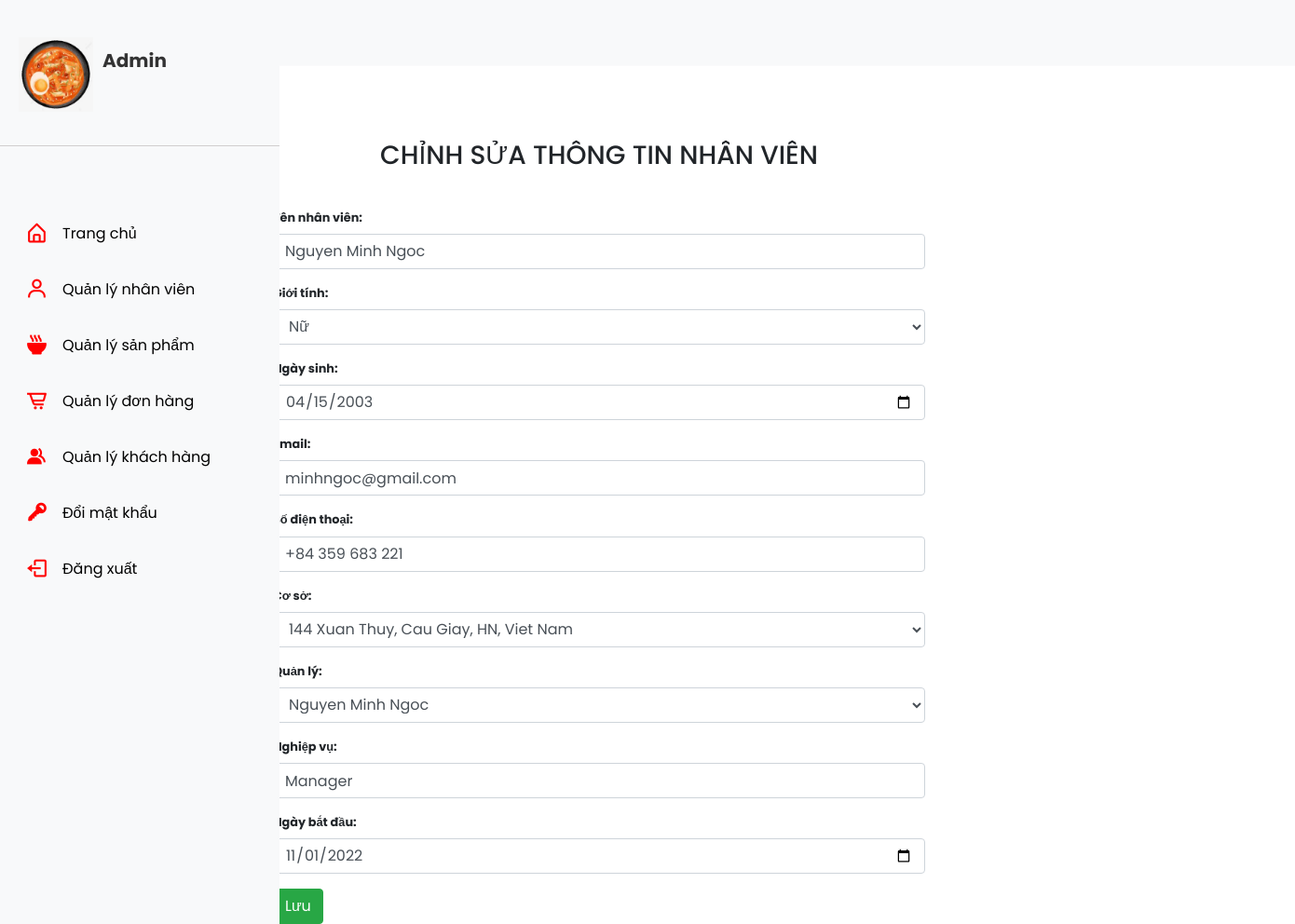
Page /Food_Store/admin/employee/add.php?employeeNumber=1 on the earlier database version.
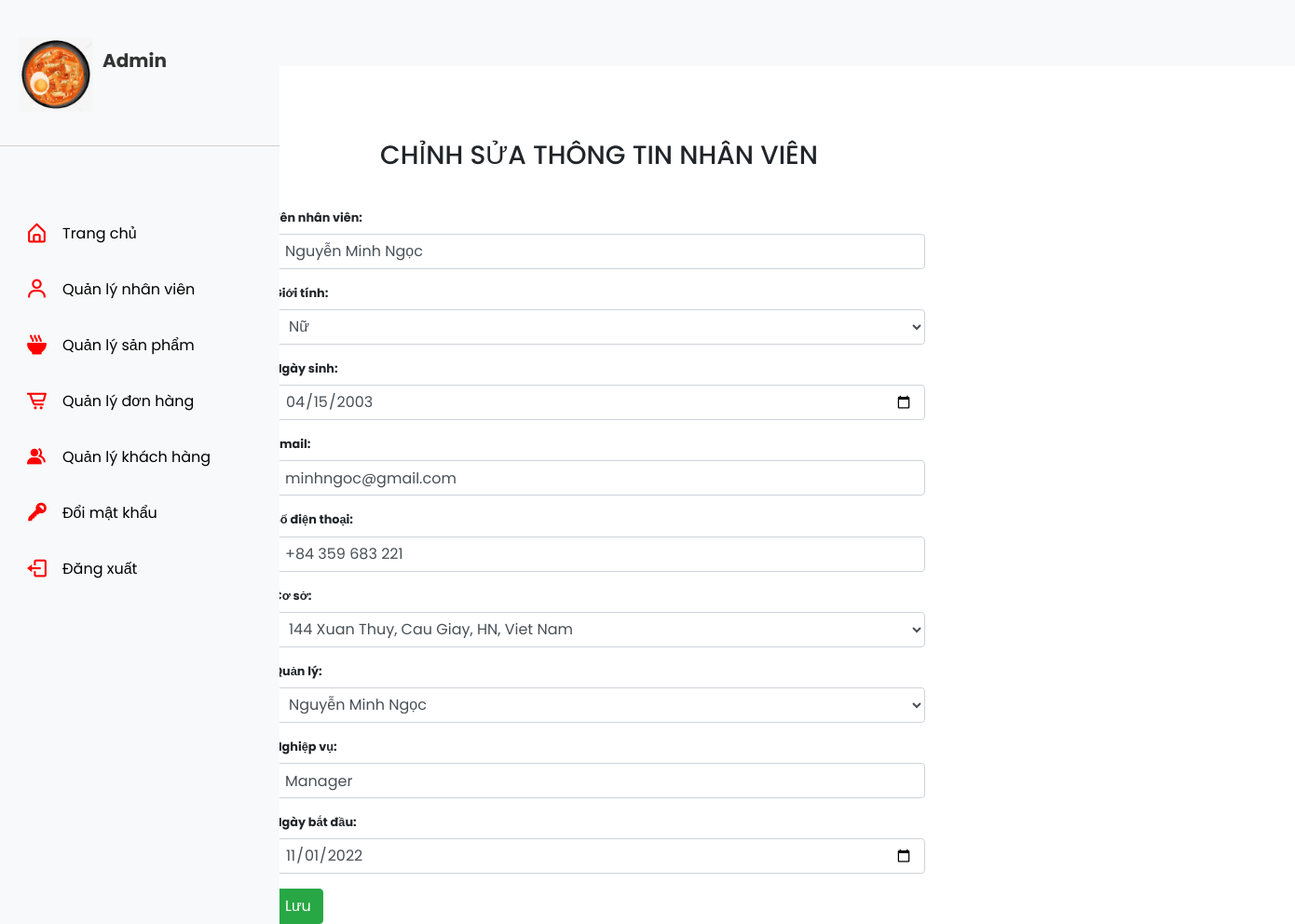
Same page on the later database version.
### tables this page shows
CREATE TABLE `employees` (
  `employeeNumber` int(11) NOT NULL,
  `employeeName` varchar(50) NOT NULL,
  `gender` varchar(10) NOT NULL,
  `birthday` date NOT NULL,
  `email` varchar(100) NOT NULL,
  `phone` varchar(50) NOT NULL,
  `storeId` int(4) NOT NULL,
  `managerId` int(11) NOT NULL,
  `jobTitle` varchar(50) NOT NULL,
  `start_date` date NOT NULL
);

### Food_Store/db/dbhelper.php (called while the page is built, shortened)
<?php
function executeResult($sql) {
	$con = mysqli_connect(HOST, USERNAME, PASSWORD, DATABASE);
	$result = mysqli_query($con, $sql);
	$data   = [];
	while ($row = mysqli_fetch_array($result, 1)) {
		$data[] = $row;
	}
	return $data;
}
function executeSingleResult($sql) {
	$con = mysqli_connect(HOST, USERNAME, PASSWORD, DATABASE);
	$result = mysqli_query($con, $sql);
	$row    = mysqli_fetch_array($result, 1);
	return $row;
}

### Food_Store/admin/employee/add.php (the view, shortened to what the changed rows need)
<?php
require_once ('../../db/dbhelper.php');
$employeeNumber = $employeeName = $gender = $birthday = $email = $phone = $storeId = $managerId = $jobTitle = $start_date = '';
if (isset($_GET['employeeNumber'])) {
	$employeeNumber       = $_GET['employeeNumber'];
	$sql      = 'select * from employees where employeeNumber = '.$employeeNumber;
	$employees = executeSingleResult($sql);
	if ($employees != null) {
		$employeeName = $employees['employeeName'];
		$gender = $employees['gender'];
		$birthday = $employees['birthday'];
		$email = $employees['email'];
		$phone = $employees['phone'];
		$managerId = $employees['managerId'];
		$jobTitle = $employees['jobTitle'];
		$start_date = $employees['start_date'];
	}
}
?>
<!DOCTYPE html>
<html>
<head>
	<link rel="stylesheet" href="https://maxcdn.bootstrapcdn.com/bootstrap/4.4.1/css/bootstrap.min.css">
	<link rel="stylesheet" href="../index.css">
	<link rel="stylesheet" href="./employee.css">
	<link href='https://unpkg.com/boxicons@2.1.1/css/boxicons.min.css' rel='stylesheet'>
</head>
<body>
	<div class="container">
		<div class="panel panel-primary">
			<div class="panel-body">
				<form method="post">
					<div class="form-group">
					  <label for="name"><b>Tên nhân viên:</b></label>
					  <input required="true" type="text" class="form-control" id="name" name="name" value="<?=$employeeName?>">
					</div>
					<div class="form-group">
					  <label for="gender"><b>Giới tính:</b></label>
					  <select class="form-control" name="gender" id="gender">
					  	<?php
					  		if ($gender == 'Female') {
					  			echo '<option selected value = "Female">Nữ</option>';
					  		} else {
					  			echo '<option value = "Female">Nữ</option>';
					  		}
					  	?>
					  </select>
					</div>
					<div class="form-group">
					  <label for="birthday"><b>Ngày sinh:</b></label>
					  <input required = true class="form-control" id="birthday" name="birthday" type="date" value="<?=$birthday?>">
					</div>
					<div class="form-group">
					  <label for="email"><b>Email:</b></label>
					  <input required="true" type="text" class="form-control" id="email" name="email" value="<?=$email?>">
					</div>
					<div class="form-group">
					  <label for="phone"><b>Số điện thoại:</b></label>
					  <input required="true" type="text" class="form-control" id="phone" name="phone" value="<?=$phone?>">
					</div>
					<div class="form-group">
					  <label for="managerId"><b>Quản lý:</b></label>
					  <select class="form-control" name="managerId" id="managerId">
					  	<?php
					  		$sql          = 'select * from employees';
							$employeeList = executeResult($sql);
							foreach ($employeeList as $item) {
								if ($item['employeeNumber'] == $managerId) {
									echo '<option selected value = "'.$item['employeeNumber'].'">'.$item['employeeName'].'</option>';
								} else {
									echo '<option value = "'.$item['employeeNumber'].'">'.$item['employeeName'].'</option>';
								}
							}
					  	?>
					  </select>
					</div>
					<div class="form-group">
					  <label for="jobTitle"><b>Nghiệp vụ:</b></label>
					  <input required="true" type="text" class="form-control" id="jobTitle" name="jobTitle" value="<?=$jobTitle?>">
					</div>
					<div class="form-group">
					  <label for="start_date"><b>Ngày bắt đầu:</b></label>
					  <input required = true class="form-control" id="start_date" name="start_date" type="date" value="<?=$start_date?>">
					</div>
				</form>
			</div>
		</div>
	</div>
</body>
</html>

Differences in the rows shown:
changed employees "Nữ": name "Nguyen Minh Ngoc" → "Nguyễn Minh Ngọc"
Other differences:
form field managerId: "Nguyen Minh Ngoc" → "Nguyễn Minh Ngọc"
